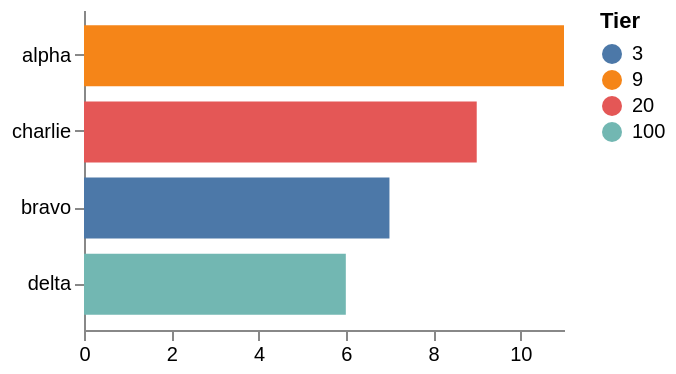

Here is the Vega-Lite specification saved for this chart:
### Vega specification from a JSON file in a GitHub repository (floating-point values rounded to 4 significant figures)
{"$schema": "https://vega.github.io/schema/vega/v6.json", "description": "Discrete domains ordered by `sort`: the bands by a sum they never carry as a field, the colours by their own numeric value.", "width": 240, "height": 160, "padding": 5, "data": [{"name": "table", "values": [{"team": "delta", "tier": 100, "points": 3}, {"team": "alpha", "tier": 9, "points": 10}, {"team": "charlie", "tier": 20, "points": 7}, {"team": "alpha", "tier": 9, "points": 1}, {"team": "bravo", "tier": 3, "points": 7}, {"team": "charlie", "tier": 20, "points": 2}, {"team": "delta", "tier": 100, "points": 3}]}, {"name": "totals", "source": "table", "transform": [{"type": "aggregate", "groupby": ["team", "tier"], "fields": ["points"], "ops": ["sum"], "as": ["total"]}]}], "scales": [{"name": "y", "type": "band", "domain": {"data": "table", "field": "team", "sort": {"op": "sum", "field": "points", "order": "descending"}}, "range": "height", "padding": 0.2}, {"name": "x", "type": "linear", "domain": {"data": "totals", "field": "total"}, "range": "width", "nice": true, "zero": true}, {"name": "tier", "type": "ordinal", "domain": {"data": "table", "field": "tier", "sort": true}, "range": {"scheme": "tableau10"}}], "axes": [{"orient": "left", "scale": "y"}, {"orient": "bottom", "scale": "x", "tickCount": 4}], "legends": [{"fill": "tier", "title": "Tier"}], "marks": [{"type": "rect", "from": {"data": "totals"}, "encode": {"enter": {"y": {"scale": "y", "field": "team"}, "height": {"scale": "y", "band": 1}, "x": {"scale": "x", "value": 0}, "x2": {"scale": "x", "field": "total"}, "fill": {"scale": "tier", "field": "tier"}}}}]}
